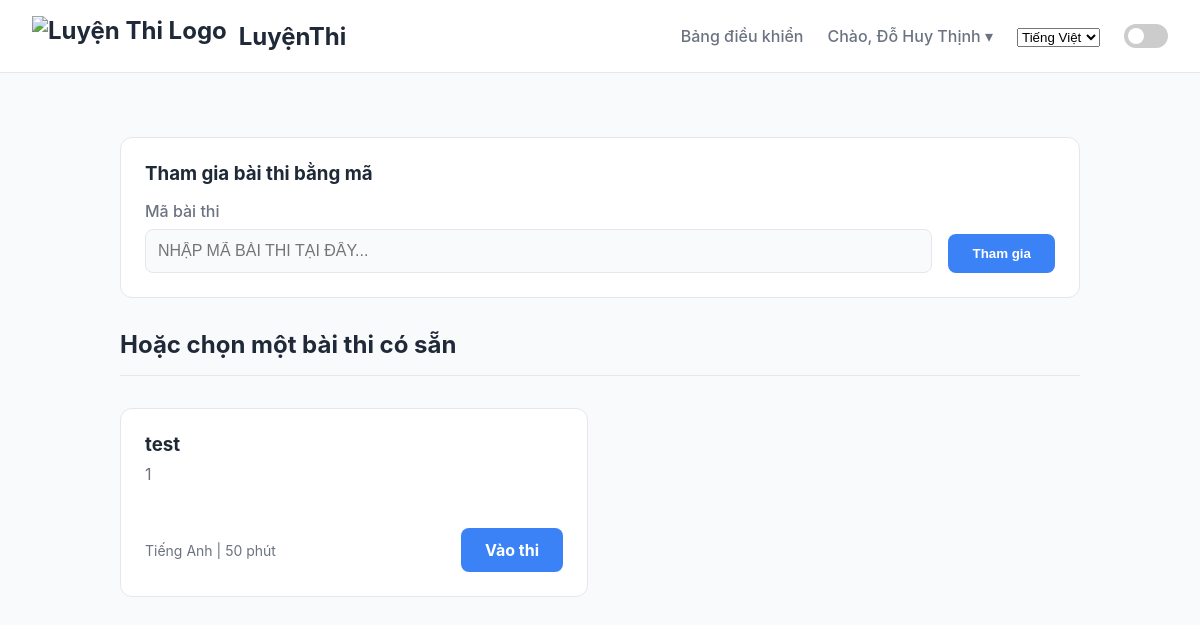
/vi/exams/ (signed in), run on an earlier commit of the app's database.
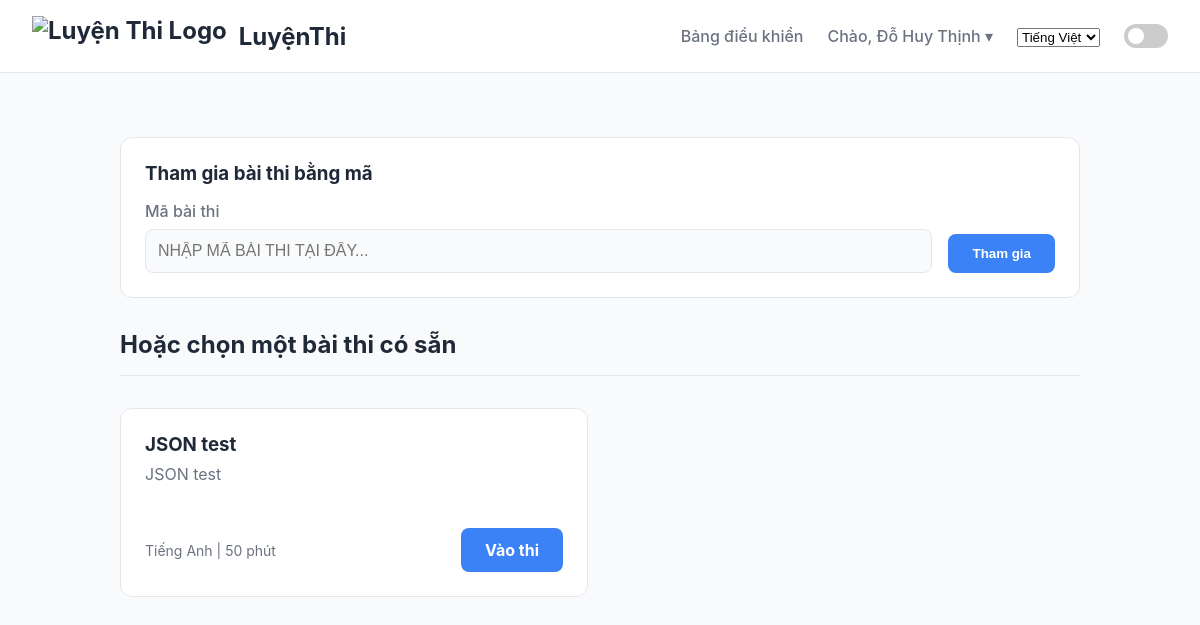
And on a later commit of the database.
### quizapp/models.py (models this page shows, shortened)
class User(AbstractUser):
    class Role(models.TextChoices):
        STUDENT = 'STUDENT', _('Học sinh')
        TEACHER = 'TEACHER', _('Giáo viên')
    first_name = models.CharField(_("Họ và Tên"), max_length=150, blank=False)
    last_name = models.CharField(_("last name"), max_length=150, blank=True, editable=False)
    email = models.EmailField(_("email address"), unique=True)
    role = models.CharField(max_length=50, choices=Role.choices, default=Role.STUDENT)
    school = models.CharField(max_length=255, blank=True, verbose_name=_("Trường"))
    school_class = models.CharField(max_length=50, blank=True, verbose_name=_("Lớp"))
    date_of_birth = models.DateField(null=True, blank=True, verbose_name=_("Ngày Sinh"))
    phone_number = models.CharField(max_length=15, blank=True, verbose_name=_("Số điện thoại"))

class Exam(models.Model):
    class SubjectType(models.TextChoices):
        MATH = 'MATH', _('Toán')
        PHYSICS = 'PHYSICS', _('Vật lý')
        CHEMISTRY = 'CHEMISTRY', _('Hóa học')
        BIOLOGY = 'BIOLOGY', _('Sinh học')
        HISTORY = 'HISTORY', _('Lịch sử')
        GEOGRAPHY = 'GEOGRAPHY', _('Địa lí')
        CIVIC_EDUCATION = 'CIVIC_EDUCATION', _('Giáo dục công dân')
        ENGLISH = 'ENGLISH', _('Tiếng Anh')
        TSA = 'TSA', _('Đánh giá tư duy (TSA)')
        OTHER = 'OTHER', _('Môn khác')
    class Visibility(models.TextChoices):
        PUBLIC = 'PUBLIC', _('Công khai')
        PRIVATE = 'PRIVATE', _('Riêng tư (yêu cầu mã)')
    title = models.CharField(max_length=255, verbose_name=_("Tiêu đề kỳ thi"))
    description = models.TextField(blank=True, null=True, verbose_name=_("Mô tả"))
    owner = models.ForeignKey(settings.AUTH_USER_MODEL, on_delete=models.CASCADE, related_name='exams')
    subject = models.CharField(max_length=20, choices=SubjectType.choices, default=SubjectType.OTHER, verbose_name=_("Môn học (cho cấu trúc chuẩn)"))
    duration_minutes = models.PositiveIntegerField(default=50, verbose_name=_("Thời gian làm bài (phút)"))
    is_custom = models.BooleanField(default=False, verbose_name=_("Cấu trúc tùy chỉnh"))
    code = models.CharField(max_length=8, unique=True, blank=True, default=generate_exam_code, verbose_name=_("Mã bài thi"))
    visibility = models.CharField(max_length=10, choices=Visibility.choices, default=Visibility.PUBLIC, verbose_name=_("Chế độ hiển thị"))
    created_at = models.DateTimeField(auto_now_add=True)
    updated_at = models.DateTimeField(auto_now=True)
    class Meta: ordering = ['-created_at']

### quizapp/views.py (the view)
# urls.py: path('exams/', views.StudentExamListView.as_view(), name='student_exam_list'),
class StudentExamListView(LoginRequiredMixin, ListView):
    model = Exam
    template_name = 'student/exam_list.html'
    context_object_name = 'exams'
    login_url = 'login'
    def get_queryset(self):
        return Exam.objects.filter(visibility=Exam.Visibility.PUBLIC).order_by('-created_at')
    def get_context_data(self, **kwargs):
        context = super().get_context_data(**kwargs)
        context['code_form'] = ExamCodeForm()
        return context

### quizapp/forms.py
class ExamCodeForm(forms.Form):
    code = forms.CharField(label="", max_length=8, widget=forms.TextInput(attrs={'placeholder': _('Nhập mã bài thi tại đây...'), 'style': 'text-transform: uppercase;'}))

### quizapp/templates/student/exam_list.html (shortened to what this page needs)
{% extends "base.html" %}
{% load i18n %}
{% block content %}
<div class="join-code-wrapper">
    <h3 style="margin-top: 0; margin-bottom: 1rem;">{% trans "Tham gia bài thi bằng mã" %}</h3>
    <form class="join-code-form" action="{% url 'join_exam_by_code' %}" method="post">
        <div class="form-field">
            <label for="{{ code_form.code.id_for_label }}">{% trans "Mã bài thi" %}</label>
            {{ code_form.code }}
        </div>
        <button type="submit" class="btn btn-primary">{% trans "Tham gia" %}</button>
    </form>
</div>
<div class="page-header">
    <h2>{% trans "Hoặc chọn một bài thi có sẵn" %}</h2>
</div>
<div class="exam-list-container">
    {% for exam in exams %}
        <div class="exam-card">
            <div>
                <h3>{{ exam.title }}</h3>
                <p>{{ exam.description|default:_("Một bài kiểm tra kiến thức tổng hợp.")|truncatewords:20 }}</p>
            </div>
            <div class="exam-card-footer">
                <span class="exam-card-meta">
                    {% if exam.is_custom %}
                        {% trans "Đề tùy chỉnh" %}
                    {% else %}
                        {{ exam.get_subject_display }}
                    {% endif %}
                    | {{ exam.duration_minutes }} {% trans "phút" %}
                </span>
                <a href="{% url 'start_exam' pk=exam.pk %}" class="btn btn-primary">{% trans "Vào thi" %}</a>
            </div>
        </div>
    {% empty %}
        <div class="no-exams-message">
            <p>{% trans "Hiện tại chưa có bài thi nào được tạo." %}</p>
            <p>{% trans "Vui lòng quay lại sau!" %}</p>
        </div>
    {% endfor %}
</div>
{% endblock %}

### quizapp/templates/base.html (shortened to what this page needs)
{% load i18n %}
<!DOCTYPE html>
<html lang="{{ request.LANGUAGE_CODE }}">
<head>
</head>
<body>
    <nav>
        <div class="logo">
            <a href="{% url 'home' %}">
                <img src="https://i.postimg.cc/9fV6g5nS/logo-onthi.png" alt="Luyện Thi Logo">
                <span>{% trans "LuyệnThi" %}</span>
            </a>
        </div>
        <div class="nav-links">
            {% if user.is_authenticated %}
                {% if user.role == 'TEACHER' %}
                    <a href="{% url 'teacher_dashboard' %}">{% trans "Bảng điều khiển" %}</a>
                {% elif user.role == 'STUDENT' %}
                    <a href="{% url 'student_exam_list' %}">{% trans "Danh sách bài thi" %}</a>
                    <a href="{% url 'student_result_history' %}">{% trans "Lịch sử" %}</a>
                {% endif %}
                <div class="user-menu">
                    <span class="username-display">{% trans "Chào" %}, {{ user.first_name|default:user.username }} &#9662;</span>
                </div>
            {% else %}
                <a href="{% url 'login' %}">{% trans "Đăng nhập" %}</a>
                <a href="{% url 'register' %}" class="button">{% trans "Đăng ký" %}</a>
            {% endif %}
            <div class="language-switcher">
                <form action="{% url 'set_language' %}" method="post" id="language-form">
                    <select name="language" id="language-select" onchange="this.form.submit()">
                        {% get_current_language as CURRENT_LANGUAGE %}
                        {% get_available_languages as AVAILABLE_LANGUAGES %}
                        {% for lang_code, lang_name in AVAILABLE_LANGUAGES %}
                            <option value="{{ lang_code }}" {% if lang_code == CURRENT_LANGUAGE %}selected{% endif %}>
                                {{ lang_name }}
                            </option>
                        {% endfor %}
                    </select>
                </form>
            </div>
            <div class="theme-switch-wrapper">
              <label class="theme-switch" for="checkbox">
                <div class="slider round"></div>
              </label>
            </div>
        </div>
    </nav>
    <main class="main-content">
        {% block content %}{% endblock %}
    </main>
</body>
</html>

### quizapp/templates/base.html (style rules this page uses)
:root { --font-sans: -apple-system, BlinkMacSystemFont, "Segoe UI", Roboto, "Helvetica Neue", Arial, sans-serif; --bg-primary: #F9FAFB; --bg-surface: #FFFFFF; --text-primary: #1F2937; --text-secondary: #6B7280; --accent: #3B82F6; --cta: #F97316; --border: #E5E7EB; --error: #DC2626; --success: #10B981; }
* { box-sizing: border-box; margin: 0; padding: 0; }
body { font-family: var(--font-sans); background-color: var(--bg-primary); color: var(--text-primary); transition: background-color 0.3s, color 0.3s; }
nav { background-color: var(--bg-surface); padding: 1rem 2rem; display: flex; justify-content: space-between; align-items: center; border-bottom: 1px solid var(--border); position: sticky; top: 0; z-index: 100; }
nav .logo a { color: var(--text-primary); text-decoration: none; font-weight: bold; font-size: 1.5rem; display: flex; align-items: center; gap: 0.75rem; }
nav .logo img { height: 40px; }
nav .nav-links { display: flex; align-items: center; gap: 1.5rem; }
nav .nav-links a, nav .nav-links span { color: var(--text-secondary); text-decoration: none; font-weight: 500; transition: color 0.2s; }
.main-content { max-width: 1024px; margin: 2rem auto; padding: 2rem; }
.form-field { margin-bottom: 1.25rem; }
.form-field label { display: block; margin-bottom: 0.5rem; font-weight: 500; color: var(--text-secondary); }
.form-field input, .form-field select, .form-field textarea { width: 100%; padding: 0.75rem; background-color: var(--bg-primary); border: 1px solid var(--border); border-radius: 0.5rem; color: var(--text-primary); font-size: 1rem; }
.btn { display: inline-block; padding: 0.75rem 1.5rem; border: none; border-radius: 0.5rem; font-weight: bold; cursor: pointer; text-decoration: none; text-align: center; transition: transform 0.2s, opacity 0.2s; }
.btn-primary { background-color: var(--accent); color: white; }
.user-menu { position: relative; display: inline-block; }
.username-display { cursor: pointer; color: var(--text-primary); font-weight: 500; }
.theme-switch-wrapper { display: flex; align-items: center; }
.theme-switch { display: inline-block; height: 24px; position: relative; width: 44px; }
.slider { background-color: #ccc; bottom: 0; cursor: pointer; left: 0; position: absolute; right: 0; top: 0; transition: .4s; border-radius: 24px; }
.slider:before { background-color: #fff; bottom: 4px; content: ""; height: 16px; left: 4px; position: absolute; transition: .4s; width: 16px; border-radius: 50%; }

### quizapp/templates/student/exam_list.html (style rules this page uses)
.join-code-wrapper { background-color: var(--bg-surface); padding: 1.5rem; border-radius: 0.75rem; margin-bottom: 2rem; border: 1px solid var(--border); }
.join-code-form { display: flex; gap: 1rem; align-items: flex-end; }
.join-code-form .form-field { flex-grow: 1; margin-bottom: 0; }
.page-header { margin-bottom: 2rem; padding-bottom: 1rem; border-bottom: 1px solid var(--border); }
.exam-list-container { display: grid; grid-template-columns: repeat(auto-fill, minmax(320px, 1fr)); gap: 1.5rem; }
.exam-card { background-color: var(--bg-surface); border: 1px solid var(--border); border-radius: 0.75rem; padding: 1.5rem; display: flex; flex-direction: column; transition: transform 0.2s, box-shadow 0.2s; }
.exam-card h3 { margin: 0 0 0.5rem 0; color: var(--text-primary); }
.exam-card p { color: var(--text-secondary); flex-grow: 1; margin-bottom: 1.5rem; min-height: 40px; }
.exam-card-footer { display: flex; justify-content: space-between; align-items: center; }
.exam-card-meta { font-size: 0.875rem; color: var(--text-secondary); }

What changed in the data, as far as the page shows it:
removed Exam: title "test", description "1", subject "Tiếng Anh", duration_minutes "50"
added Exam: title "JSON test", description "JSON test", subject "Tiếng Anh", duration_minutes "50"
